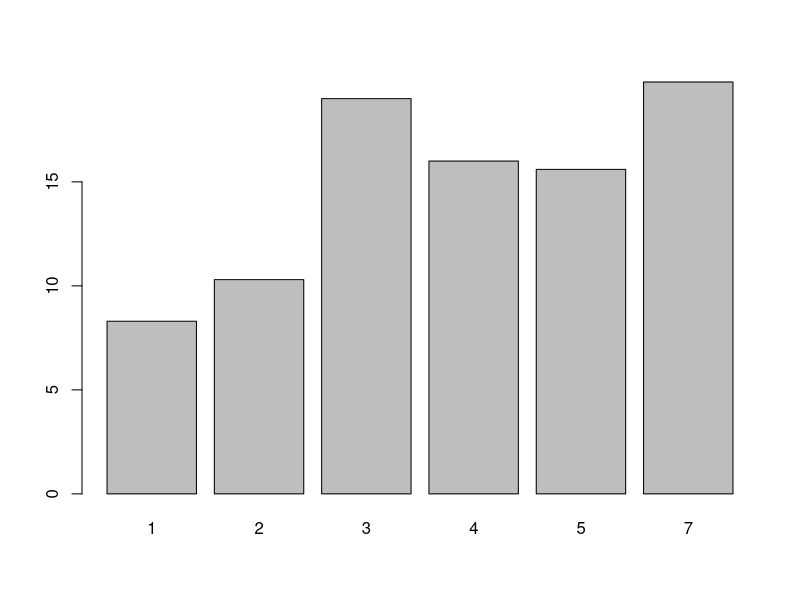
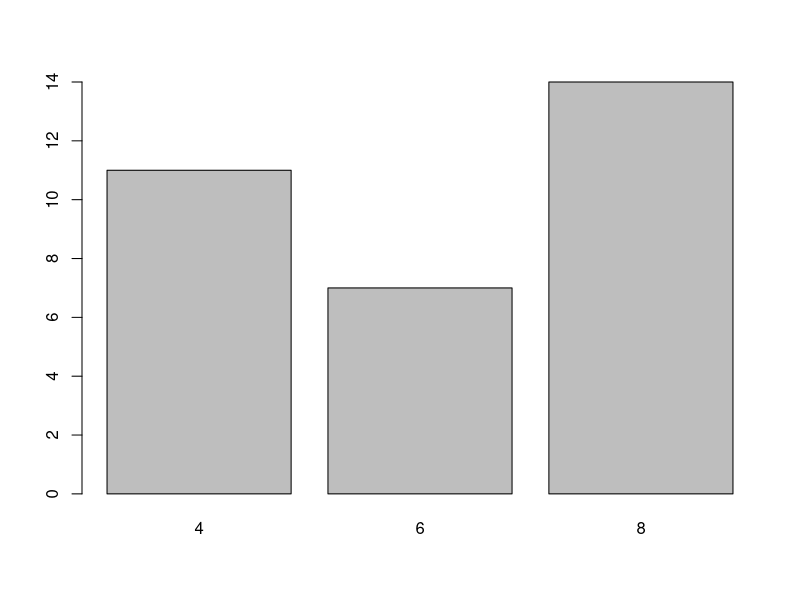

Source code (R) for these figures, in order: (Note: this script raises an error after producing the figures.)
library(ggplot2)    # always load ggplot2 library first
str(BOD)    # you may want to take a look at what BOD contains

# === basic ===
barplot(BOD$demand, names.arg=BOD$Time) # names.arg for labelling

# --- start from counting ---
table(mtcars$cyl)
barplot(table(mtcars$cyl))

# === qplot() ===
# see what happens if no geom nor stat given (ANS: back to scatter plot)
qplot(BOD$Time, BOD$demand, geom="bar", stat="identity")  
qplot(Time, demand, data=BOD, geom="bar", stat="identity")  # equivalent statement
# factor to remove empty time slot
qplot(factor(BOD$Time), BOD$demand, geom="bar", stat="identity")
qplot(factor(Time), demand, data=BOD, geom="bar", stat="identity")   # equivalent statement

# --- counting ---
qplot(mtcars$cyl)   # treat cyl as 4, 5, 6, ...
qplot(factor(mtcars$cyl))    # treat cyl as factors


# === ggplot() ===
ggplot(BOD, aes(x=Time, y=demand)) + geom_bar(stat='identity')
ggplot(BOD, aes(x=factor(Time), y=demand)) + geom_bar(stat='identity')

# --- counting ---
ggplot(mtcars, aes(x=factor(cyl))) + geom_bar()